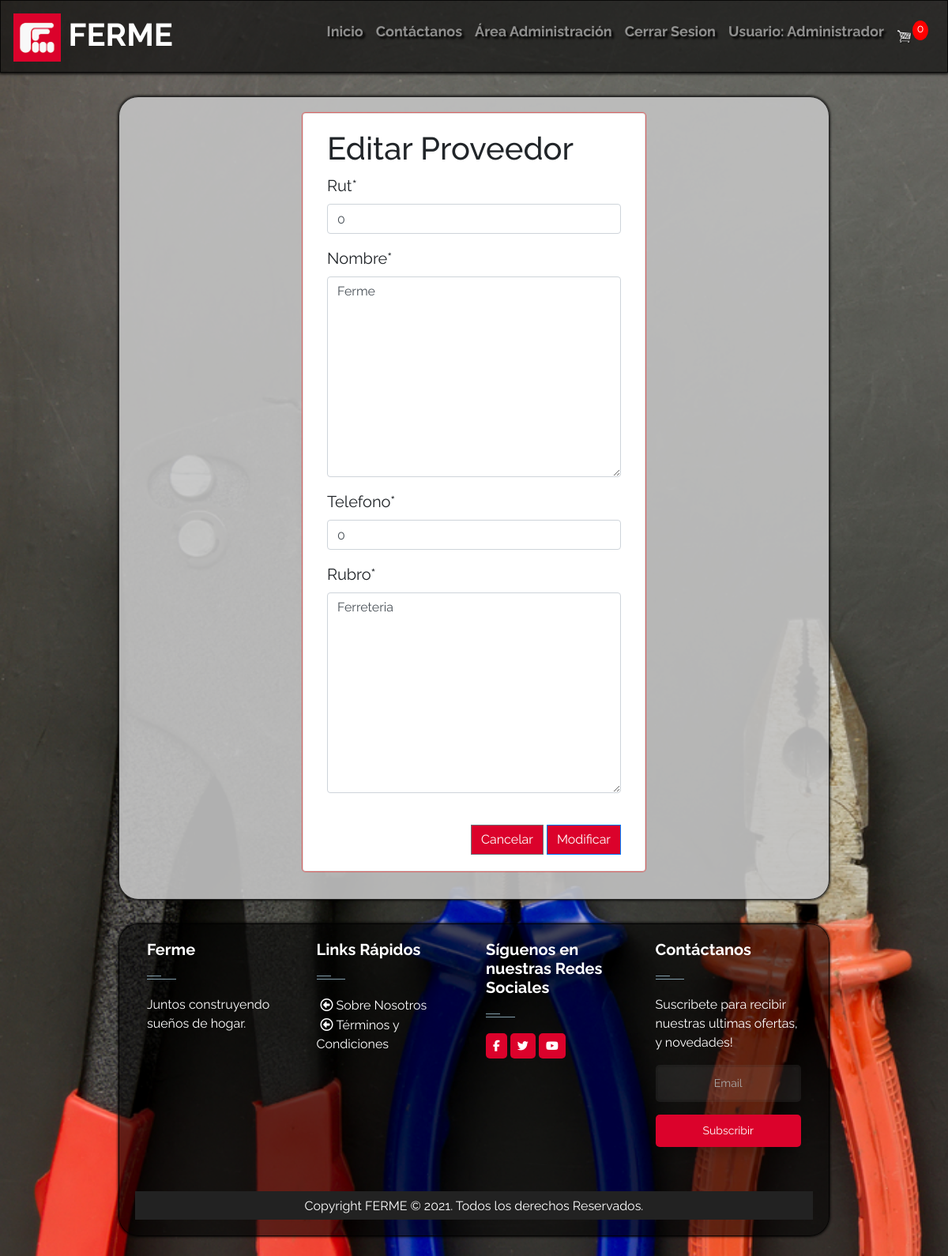
Page /modificarproveedor/1/ (signed in) on the committed database.
### usuario/models.py (models this page shows, shortened)
class Usuario(AbstractBaseUser):
    username = models.CharField('Nombre de usuario',unique=True,max_length=100)
    correo = models.CharField('Correo',unique=True,max_length=300)
    nombre_completo = models.CharField('Nombre Completo',max_length=150)
    rut = models.IntegerField('Run', unique=True)
    telefono = models.IntegerField('Telefono', unique=True)
    direccion = models.CharField('Dirección', max_length=300,default='',null=True)
    usuario_activo = models.BooleanField(default=True)
    usuario_administrador = models.BooleanField(default=False)
    cargo = models.ForeignKey(cargo, on_delete=models.CASCADE,null=True)
    objects = UsuarioManager()
    USERNAME_FIELD = 'username'
    REQUIRED_FIELDS = ['correo','nombre_completo','rut','telefono','direccion']

### cargo/models.py (models this page shows)
class cargo(models.Model):
    nombre = models.CharField(max_length=20)
    descripcion = models.TextField()
    def __str__(self):
        return self.nombre

### proveedor/models.py (models this page shows, shortened)
class proveedor(models.Model):
    rut = models.IntegerField()
    nombre = models.TextField()
    telefono = models.IntegerField()
    rubro = models.TextField()

### core/views.py (the view, shortened to what this page needs)
# urls.py: path('modificarproveedor/<id>/', modificar_proveedor, name="modificar_proveedor"),
def modificar_proveedor(request, id):
    prov = get_object_or_404(proveedor, id=id)
    data = {
        'form': AgregarProveedorForms(instance=prov)
    }
    return render(request, 'core/proveedor/modificar.html', data)

### proveedor/forms.py
class AgregarProveedorForms(forms.ModelForm):
    class Meta:
        model = proveedor
        fields = '__all__'

### carro/context_processor.py (called while the page is built)
def importe_total_carro(request):
    total=0
    if 'carro' in request.session:
        for key, value in request.session["carro"].items():
            total=total+(int(value["precio"]))
    return {"importe_total_carro":total}

def importe_cant_carro(request):
    total=0
    if 'carro' in request.session:
        for key, value in request.session["carro"].items():
            total=total+(value["cantidad"])
    return {"importe_cant_carro":total}

### core/templates/core/proveedor/modificar.html (shortened to what this page needs)
{% extends 'core/base.html' %}
{% block contenido %}
{% load crispy_forms_tags %}
<div class="row">
    <div class="col-12 col-md-6 offset-md-3">
        <div class="card">
                <div class="card-body">
                <h1>Editar Proveedor</h1>
                <form action="" method="post" enctype="multipart/form-data">
                    {{form | crispy}}
                    <br>
                        <div class="d-flex justify-content-end">
                            <input type="reset" value="Cancelar" id="btnCancelar" class="btn btn-secondary">
                            <button type="submit" id="btnGuardar" class="btn btn-primary">Modificar</button>
                        </div>
                </form>
            </div>
        </div>
    </div>
</div>
{% endblock %}

### core/templates/core/base.html (shortened to what this page needs)
<!doctype html>
<html>
<head>
  {% load static %}
  <link rel="stylesheet" href="https://cdnjs.cloudflare.com/ajax/libs/ionicons/2.0.1/css/ionicons.min.css">
  <link rel="stylesheet" href="https://cdn.jsdelivr.net/npm/bootstrap@4.5.3/dist/css/bootstrap.min.css"
>
  <link href="{% static 'css/main.css' %}" rel="stylesheet" type="text/css">
  <link href="{% static 'css/carro.css' %}" rel="stylesheet" type="text/css">
</head>
<header>
  <nav class="navbar navbar-expand-lg navbar-dark">
    <a class="navbar-brand" href="{% url 'home' %}">
      <img src="/media/admin-interface/logo/logo-fs-web.png" width="60" alt="Logo" />
      FERME</a>
    <div class="collapse navbar-collapse" id="navbarSupportedContent">
      <ul class="navbar-nav ml-auto">
        <li class="nav-item">
          <a class="nav-link" href="{% url 'home' %}">Inicio</a>
        </li>
        <li class="nav-item">
          <a class="nav-link" href="{% url 'contacto' %}">Contáctanos</a>
        </li>
        {% if user.cargo.nombre == 'Administrador' %}
        <li class="nav-item">
          <a class="nav-link" href="{% url 'administrador' %}">Área Administración</a>
        </li>
        {% endif %}
        {% if user.is_authenticated %}
        <li class="nav-item">
          <a class="nav-link" href="{% url 'logout' %}">Cerrar Sesion</a>
        </li>
        <li class="nav-item">
          <a class="nav-link" href="{% url 'usuario' user.id %}">Usuario: {{ user.cargo |title }}</a>
        </li>
        <a class="nav-link d-flex align-items-center" href="{% url 'cart' %}">
          <img id="cart-icon" style="width:20px;" src="{% static 'images/cart.png' %}" alt="carrito" />
          <p id="cart-total" class="float-right">{{importe_cant_carro}}</p>
        </a>
        {% endif %}
      </ul>
    </div>
  </nav>
</header>
<body background="/media/admin-interface/logo/fondo.jpg" style="background-repeat: no-repeat; background-size: cover;">
  <div class="cuerpo">
  {% block contenido %}
  {% endblock %}
  </div>
</body>
<footer id="footer fixed-bottom" class="footer-1">
  <div class="main-footer widgets-dark typo-light">
    <div class="container">
      <div class="row">
        <div class="col-xs-12 col-sm-6 col-md-3">
          <div class="widget subscribe no-box">
            <h5 class="widget-title">Ferme<span></span></h5>
            <p>Juntos construyendo sueños de hogar.</p>
          </div>
        </div>
        <div class="col-xs-12 col-sm-6 col-md-3">
          <div class="widget no-box">
            <h5 class="widget-title">Links Rápidos<span></span></h5>
            <ul class="thumbnail-widget">
              <li>
                <div class="thumb-content"><a href="#.">&nbsp;Sobre Nosotros</a></div>
              </li>
              <li>
                <div class="thumb-content"><a href="#.">&nbsp;Términos y Condiciones</a></div>
              </li>
            </ul>
          </div>
        </div>
        <div class="col-xs-12 col-sm-6 col-md-3">
          <div class="widget no-box">
            <h5 class="widget-title">Síguenos en nuestras Redes Sociales<span></span></h5>
            <a href="#"> <i class="fa fa-facebook"> </i> </a>
            <a href="#"> <i class="fa fa-twitter"> </i> </a>
            <a href="#"> <i class="fa fa-youtube"> </i> </a>
          </div>
        </div>
        <br>
        <br>
        <div class="col-xs-12 col-sm-6 col-md-3">
          <div class="widget no-box">
            <h5 class="widget-title">Contáctanos<span></span></h5>
            <p>Suscribete para recibir nuestras ultimas ofertas, y novedades!</p>
            <div class="emailfield">
              <input type="text" name="email" value="Email">
              <input class="submitbutton ripplelink" type="submit" value="Subscribir">
            </div>
          </div>
        </div>
      </div>
    </div>
    <div class="footer-copyright">
      <div class="container">
        <div class="row">
          <div class="col-md-12 text-center">
            <p>Copyright FERME © 2021. Todos los derechos Reservados.</p>
          </div>
        </div>
      </div>
    </div>
  </div>
</footer>
</html>

### core/static/css/main.css (style rules this page uses)
body { background-color: #E4E4E4; background-attachment: fixed; font-family: 'Raleway', sans-serif; }
header .navbar { background-color: rgba(0,0,0,0.60); border-style: solid; border-width: 1px; border-color: rgba(0,0,0,0.8); box-shadow: 0px 1px 3px 1px rgba(0,0,0,0.8); font-family:'Raleway', sans-serif; }
.navbar.navbar-expand-lg.navbar-dark .navbar-brand { font-weight: bolder; font-size: 40px; font-family: 'Raleway', sans-serif; }
#navbarSupportedContent .navbar-nav.ml-auto .nav-item { border-radius: 15px; text-align: center; font-weight: bold; font-size: 18px; text-shadow: 3px 3px 3px black; }
body .cuerpo { border-radius: 25px; background-color: rgba(196,196,196,0.9); padding-top:20px; padding-bottom: 20px; margin-top: 30px; margin-left: 150px; margin-right: 150px; margin-bottom: 30px; border-style: solid; border-width: 1px; border-color: rgba(0,0,0,0.8); box-shadow: 0px 0px 3px 1px rgba(0,0,0,0.8); }
footer .main-footer { padding: 20px ; background-color: rgba(0,0,0,0.60); margin-left: 150px; margin-right: 150px; margin-top: 20px; margin-bottom: 25px; border-style: solid; border-width: 1px; border-color: rgba(0,0,0,0.8); box-shadow: 0px 0px 3px 1px rgba(0,0,0,0.8); border-radius: 25px; }
footer ul { padding-left: 0; list-style: none; }
.footer-copyright { background: #222; padding: 5px 0; }
.footer-copyright p { color: #969696; margin: 2px 0 0; }
.widget { padding: 20px; margin-bottom: 40px; }
.widget.no-box { padding: 0; background-color: transparent; margin-bottom: 40px; box-shadow: none; -webkit-box-shadow: none; -moz-box-shadow: none; -ms-box-shadow: none; -o-box-shadow: none; }
.widget.subscribe p { margin-bottom: 18px; }
.widget li a { color: #fff; }
.widget-title { margin-bottom: 20px; }
.widget-title span { background: #839FAD none repeat scroll 0 0;display: block; height: 1px;margin-top: 25px;position: relative;width: 20%; }
.widget-title span::after { background: inherit;content: "";height: inherit; position: absolute;top: -4px;width: 50%; }
.typo-light h1, .typo-light h2, .typo-light h3, .typo-light h4, .typo-light h5, .typo-light h6, .typo-light p, .typo-light div, .typo-light span, .typo-light small { color: #fff; }
.btn { background-color: #db022b; color:#fff; }
.fa { display: inline-block; font: normal normal normal 14px/1 FontAwesome; background-color: #3e3e3e; color: #fff; padding: 9px; border-radius: 5px; }
input[type="text"] { background: rgba(255,255,255,0.075); padding: 10px 15px; color: #aaa; border: 3px solid rgba(0,0,0,0.1); font-size: 14px; margin-bottom: 16px; border-radius: 5px; transition: all 0.2s cubic-bezier(0.4,0,0.2,1); transition-delay: 0.2s; text-align: center; width: 100%; }
input.submitbutton.ripplelink { background: #db022b; border: 3px solid rgba(0,0,0,0.1); color: #fff; box-shadow: 0 8px 17px 0 rgba(0,0,0,0.2); transition-delay: 0s; width: 100%; font-size: 14px; border: 0px solid #FF0000; transition: all 0.2s cubic-bezier(0.4,0,0.2,1); padding: 10px 15px; margin-bottom: 16px; border-radius: 5px; }
.widget.no-box .emailfield .submitbutton.ripplelink { background-color: #db022b; }
.thumb-content ::before { content: "\f190"; font-family: FontAwesome; font-style: normal; font-weight: normal; text-decoration: inherit; margin-left: 5px; color: #ffffff; }
.col-xs-12.col-sm-6.col-md-3 .widget.subscribe.no-box .widget-title { font-size: 20px; font-weight: bold; }
.col-xs-12.col-sm-6.col-md-3 .widget.no-box .widget-title { font-size: 20px; font-weight: bold; }
.widget.no-box a .fa.fa-facebook { background-color: #db022b; }
.widget.no-box a .fa.fa-twitter { background-color: #db022b; }
.widget.no-box a .fa.fa-youtube { background-color: #db022b; }
label { font-size: 20px; }
.card { align-items: center; width: 100%; margin-bottom: 15px; box-shadow: 0px 0px 1px 1px rgba(255, 0, 0, 0.5); }

### core/static/css/carro.css (style rules this page uses)
body { background-color: hsl(0, 0%, 98%); }
#cart-icon { width:55px; display: inline-block; }
#cart-total { display: block; text-align: center; color:#fff; background-color: red; width: 20px; height: 25px; border-radius: 50%; font-size: 14px; }
.btn { border-radius: 0; }

### rows in the picture
Usuario: cargo "Administrador"
proveedor: rut "0", nombre "Ferme", telefono "0", rubro "Ferreteria"

### other values in the picture
{{ importe_cant_carro }} "0"
